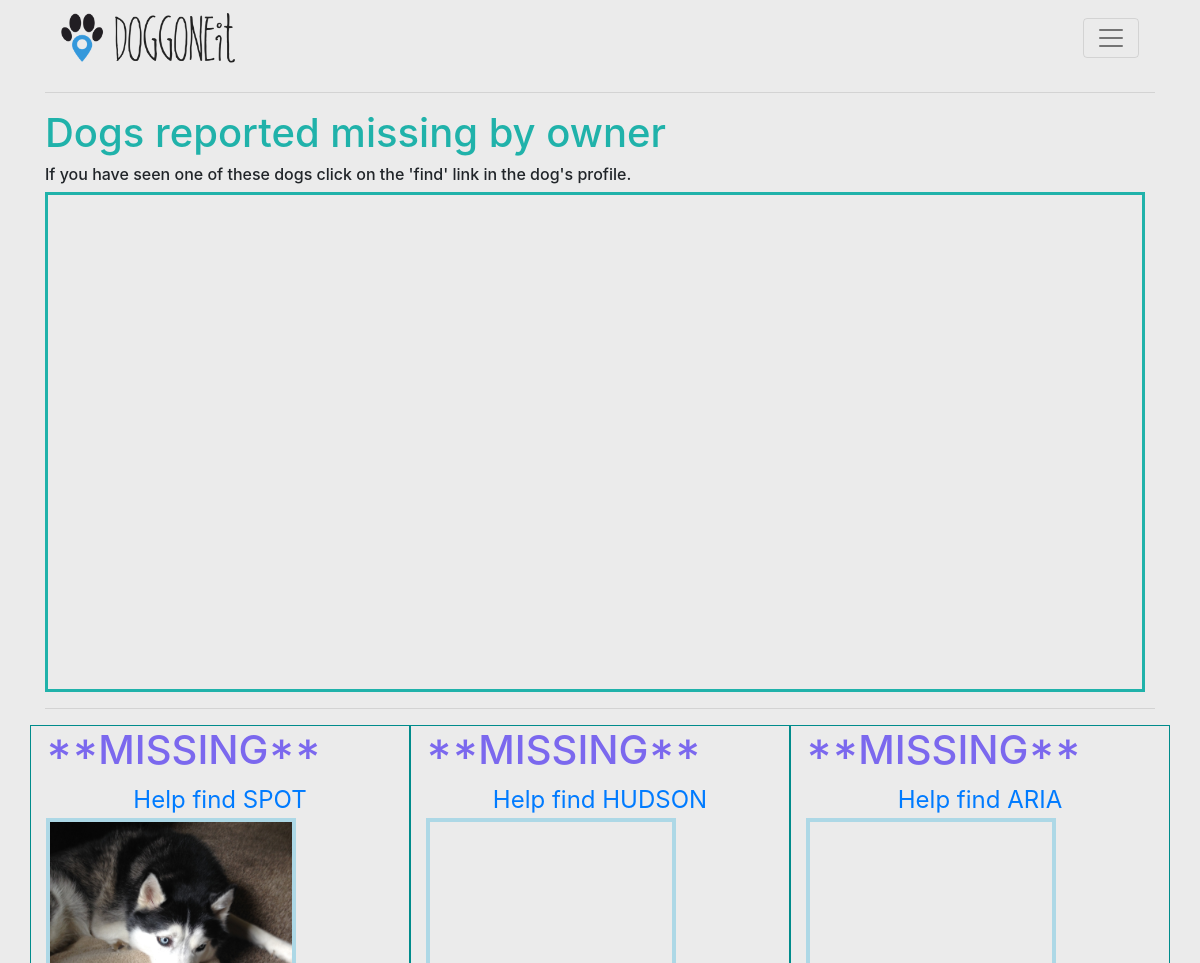
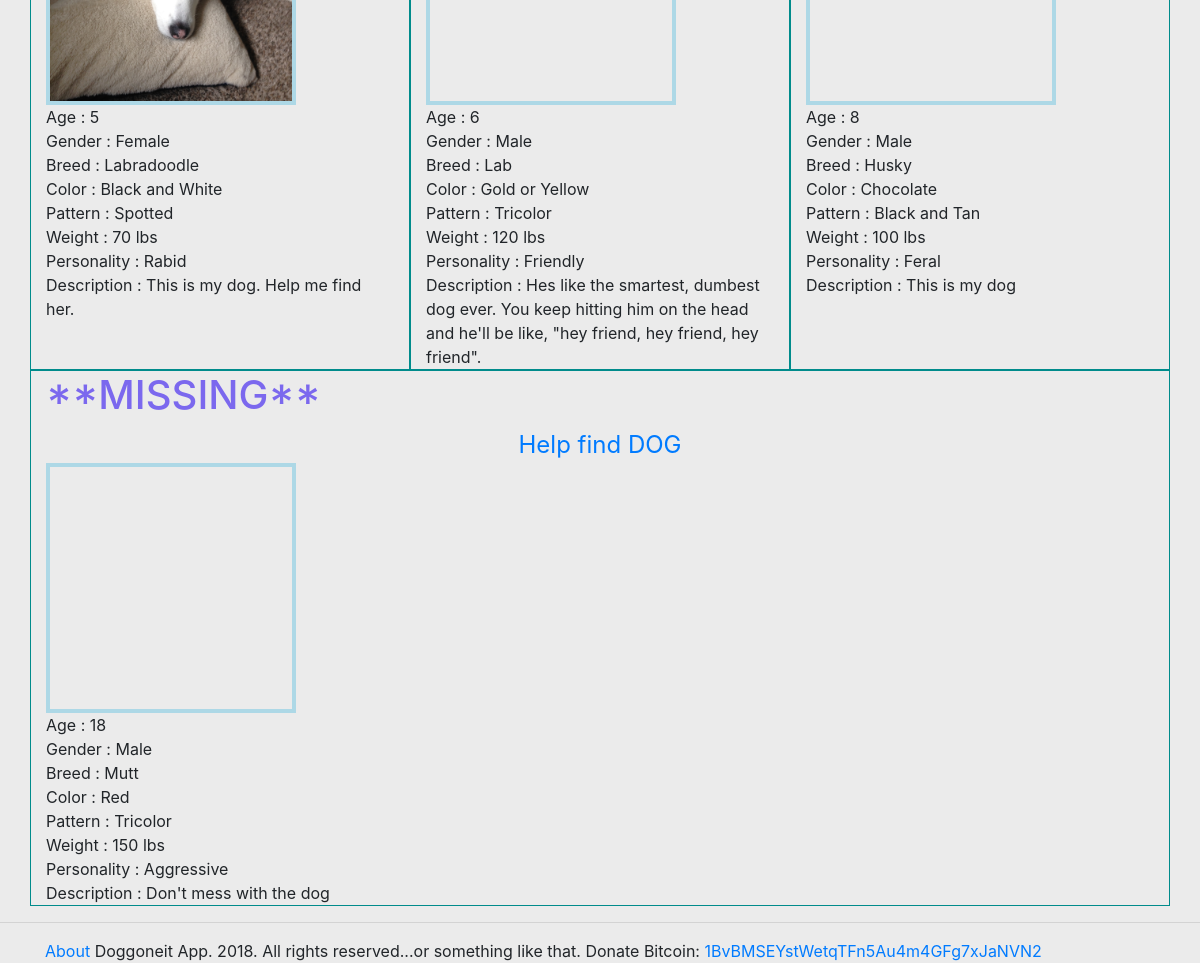
The app's page /dogmap/ with its own data (2 pictures, top to bottom).
### doggonnitapp/models.py (models this page shows, shortened)
class DogProfile(models.Model):
    name = models.CharField(max_length=50)
    age = models.PositiveSmallIntegerField(validators=[MinValueValidator(0), MaxValueValidator(20)])
    sex = models.CharField(max_length=6)
    breed = models.CharField(max_length=50)
    color = models.CharField(max_length=25)
    pattern = models.CharField(max_length=25)
    weight = models.PositiveSmallIntegerField(validators=[MinValueValidator(1), MaxValueValidator(250)])
    personality = models.CharField(max_length=25)
    dog_is_lost = models.BooleanField(default=False)
    dog_image = models.ImageField()
    description = models.TextField(default='')
    user = models.ForeignKey(User, on_delete=models.CASCADE)
    missing_since = models.DateTimeField(default=None, null=True)

### doggonnitapp/views.py (the view)
# urls.py: url(r'^dogmap/$', views.dogmap, name='dogmap'),
def dogmap(request):
    dogs = DogProfile.objects.filter(dog_is_lost=True)
    coordinates = []
    for dog in dogs:
        profile = get_object_or_404(UserProfile, user=dog.user)
        coordinates.append({
            'lat': profile.latitude,
            'lng': profile.longitude,
            'image': dog.dog_image.url
        })
    print(coordinates)
    context = {
        'dogs': dogs,
        'coordinates':coordinates,
        'mapbox_api_key': secret.mapbox_api_key
    }
    return render(request, 'doggonnitapp/dogmap.html', context)

### doggonnitapp/templates/doggonnitapp/dogmap.html (shortened to what this page needs)
{% extends 'doggonnitapp/base.html' %}
{% block content %}
    <div class="container">
        <h1>Dogs reported missing by owner</h1>
        <h6>If you have seen one of these dogs click on the 'find' link in the dog's profile.</h6>
        <div id='map' style='width: 1100px; height: 500px;'></div>
        <hr/>
        <div class="profile_container row">
            {% for dog in dogs%}
                <div class="dogs col">
                    <h1 class="missing">**MISSING**</h1>
                    <div class="row">
                    <a id="dog_name" href="{% url 'doggonnitapp:dog_profile' dog.id %}" class="col text-center">Help find {{dog.name.upper}}</a></div>
                    <div class="dog_img" style="background: url({{MEDIA_URL}}{{ dog.dog_image }}) 50% 50% no-repeat; width:250px; height:250px; background-size: cover"></div>
                    <div class="info_container">
                        <div> Age : {{dog.age}} </div>
                        <div> Gender : {{dog.sex}} </div>
                        <div> Breed : {{dog.breed}} </div>
                        <div> Color : {{dog.color}} </div>
                        <div> Pattern : {{dog.pattern}} </div>
                        <div> Weight : {{dog.weight}} lbs </div>
                        <div> Personality : {{dog.personality}} </div>
                        <div> Description : {{dog.description}} </div>
                    </div>
                </div>
            {% endfor %}
        </div>
    </div>
{% endblock %}

### doggonnitapp/static/doggonnitapp/style.css (style rules this page uses)
.dog_img { width: 250px; height: 250px; border: 4px solid lightblue; }
#map { border: 3px solid lightseagreen; height: 500px; width: 1100px; }
h1 { color:lightseagreen; }

### doggonnitapp/templates/doggonnitapp/dogmap.html (style rules this page uses)
.profile_container { display: flex; justify-content: space-between; }
#dog_name { font-size: 24px; }
#map { border: 3px solid lightseagreen; }
.dogs { border: 1px solid darkcyan; }
.missing { color: mediumslateblue; }

### records on screen
DogProfile: name "SPOT", dog_image (picture), age "5", sex "Female", breed "Labradoodle", color "Black and White", pattern "Spotted", weight "70", personality "Rabid", description "This is my dog. Help me find her."
DogProfile: name "HUDSON", age "6", sex "Male", breed "Lab", color "Gold or Yellow", pattern "Tricolor", weight "120", personality "Friendly", description "Hes like the smartest, dumbest dog ever. You keep hitting him on the head and he'll be like, \"hey friend, hey friend, hey friend\"."
DogProfile: name "ARIA", age "8", sex "Male", breed "Husky", color "Chocolate", pattern "Black and Tan", weight "100", personality "Feral", description "This is my dog"
DogProfile: name "DOG", age "18", sex "Male", breed "Mutt", color "Red", pattern "Tricolor", weight "150", personality "Aggressive", description "Don't mess with the dog"
